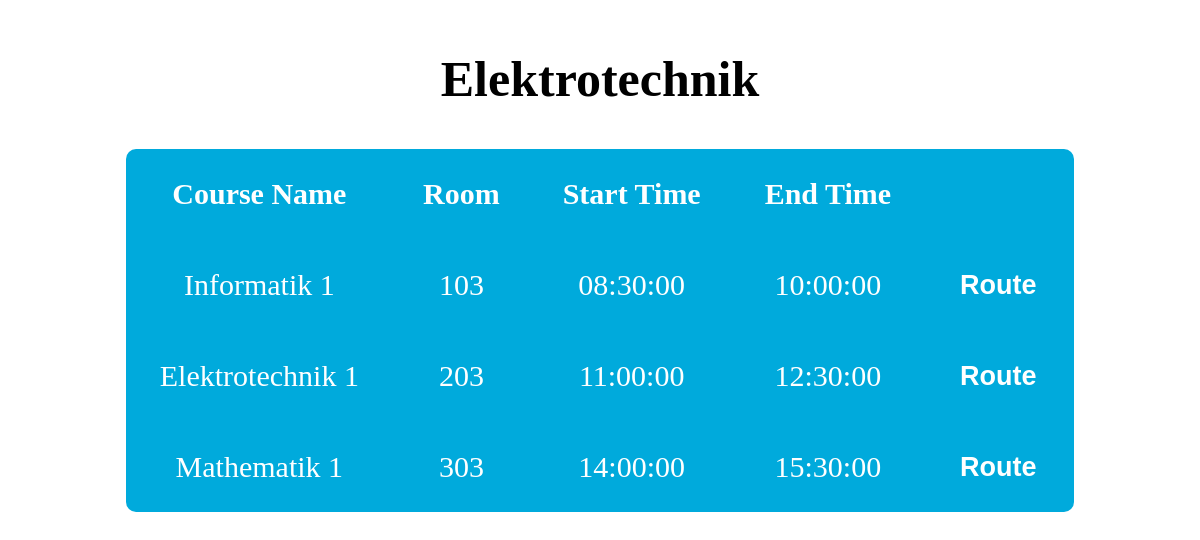
Screenshot of /course_details.php?course_of_study=Elektrotechnik with the database file from the repository.
### tables this page shows
CREATE TABLE `course_schedule` (
  `course_of_study` varchar(50) DEFAULT NULL,
  `course_name` varchar(50) DEFAULT NULL,
  `room_number` varchar(10) DEFAULT NULL,
  `start_time` time DEFAULT NULL,
  `end_time` time DEFAULT NULL
);

### course_details.php (the view, shortened to what this page needs)
<!DOCTYPE html>
<html>
<head>
	<link rel="stylesheet" type="text/css" href="style.css">
</head>
<body>
	<div class = "container_courseofstudy">
	<?php
		if (isset($_GET['course_of_study'])) {
			$servername = "localhost";
			$username = "root";
			$password = "root";
			$dbname = "UniversityDisplay";
			$conn = new mysqli($servername, $username, $password, $dbname);
			$stmt = $conn->prepare("SELECT course_name, room_number, start_time, end_time FROM course_schedule WHERE course_of_study = ?");
			$stmt->bind_param("s", $_GET['course_of_study']);
			$stmt->execute();
			$result = $stmt->get_result();
			if ($result->num_rows > 0) {
				echo '<h2>' . $_GET['course_of_study'] . '</h2>';
				echo '<table>';
				echo '<tr><th>Course Name</th><th>Room</th><th>Start Time</th><th>End Time</th><th></th></tr>';
				while($row = $result->fetch_assoc()) {
					echo '<tr><td>' . $row["course_name"] . '</td><td>' . $row["room_number"] . '</td><td>' . $row["start_time"] . '</td><td>' . $row["end_time"] .'</td><td>'. '<a href = ""><button>Route</button></a>' .'</td></tr>';
				}
				echo '</table>';
			} else {
				echo "No courses found for " . $_GET['course_of_study'];
			}
		} else {
			echo "No course of study selected.";
		}
	?>
	</div>
</body>
</html>

### style.css (style rules this page uses)
button { border: none; background-color: transparent; color: inherit; outline: none; font-size: 27px; color: white; font-weight: 600; }
a { color: blue; text-decoration: none; }
table { border-collapse: collapse; background-color: #00aadc; color: white; font-size: 30px; border-radius: 10px; }
td, th { padding: 28px; }
.container_courseofstudy { display: flex; flex-direction: column; text-align: center; width: 80%; margin: auto; }
h2 { font-size: 50px; }

### rows the page displays
course_schedule: course_name "Informatik 1", room_number "103", start_time "08:30:00", end_time "10:00:00"
course_schedule: course_name "Elektrotechnik 1", room_number "203", start_time "11:00:00", end_time "12:30:00"
course_schedule: course_name "Mathematik 1", room_number "303", start_time "14:00:00", end_time "15:30:00"

### other values shown
$_GET['course_of_study'] "Elektrotechnik"
